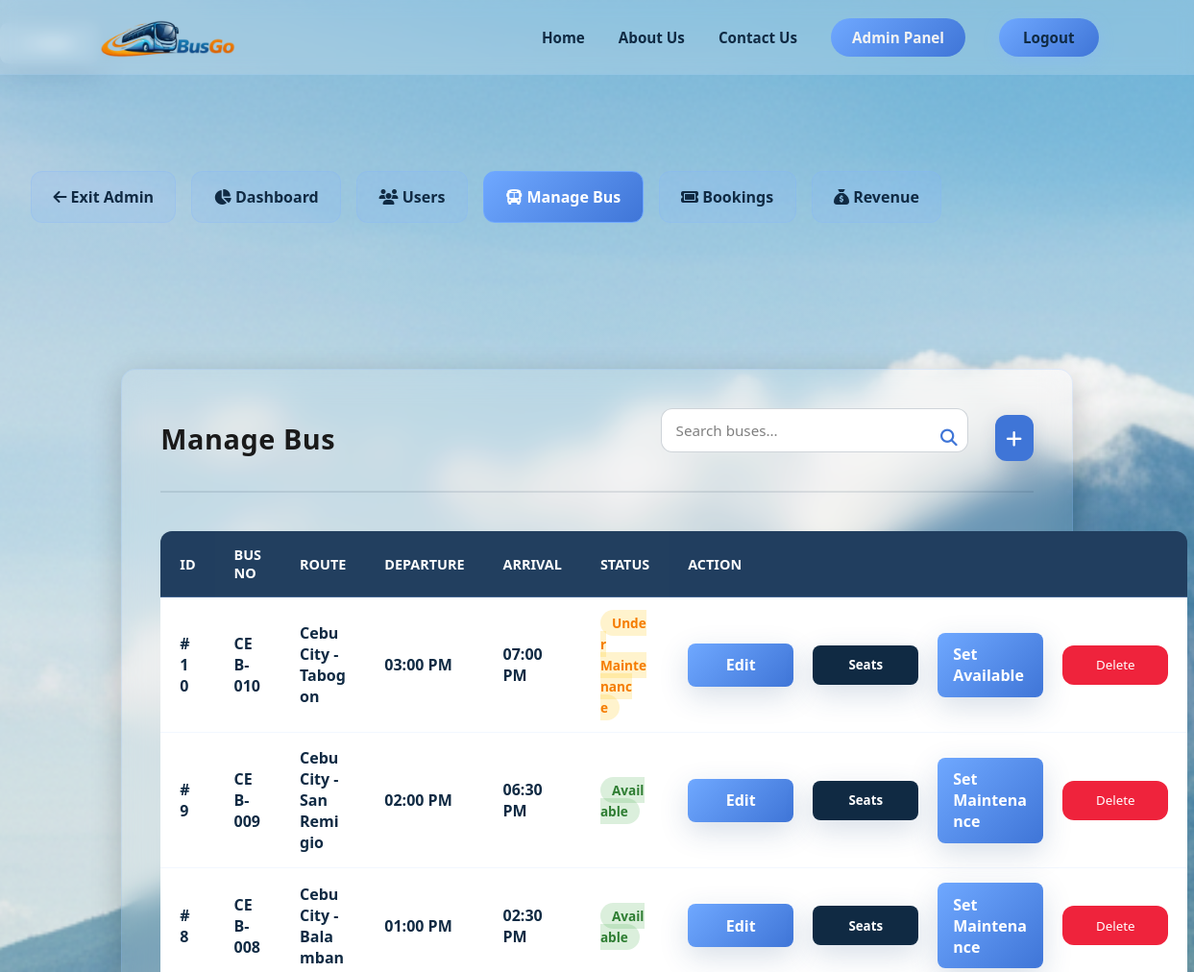
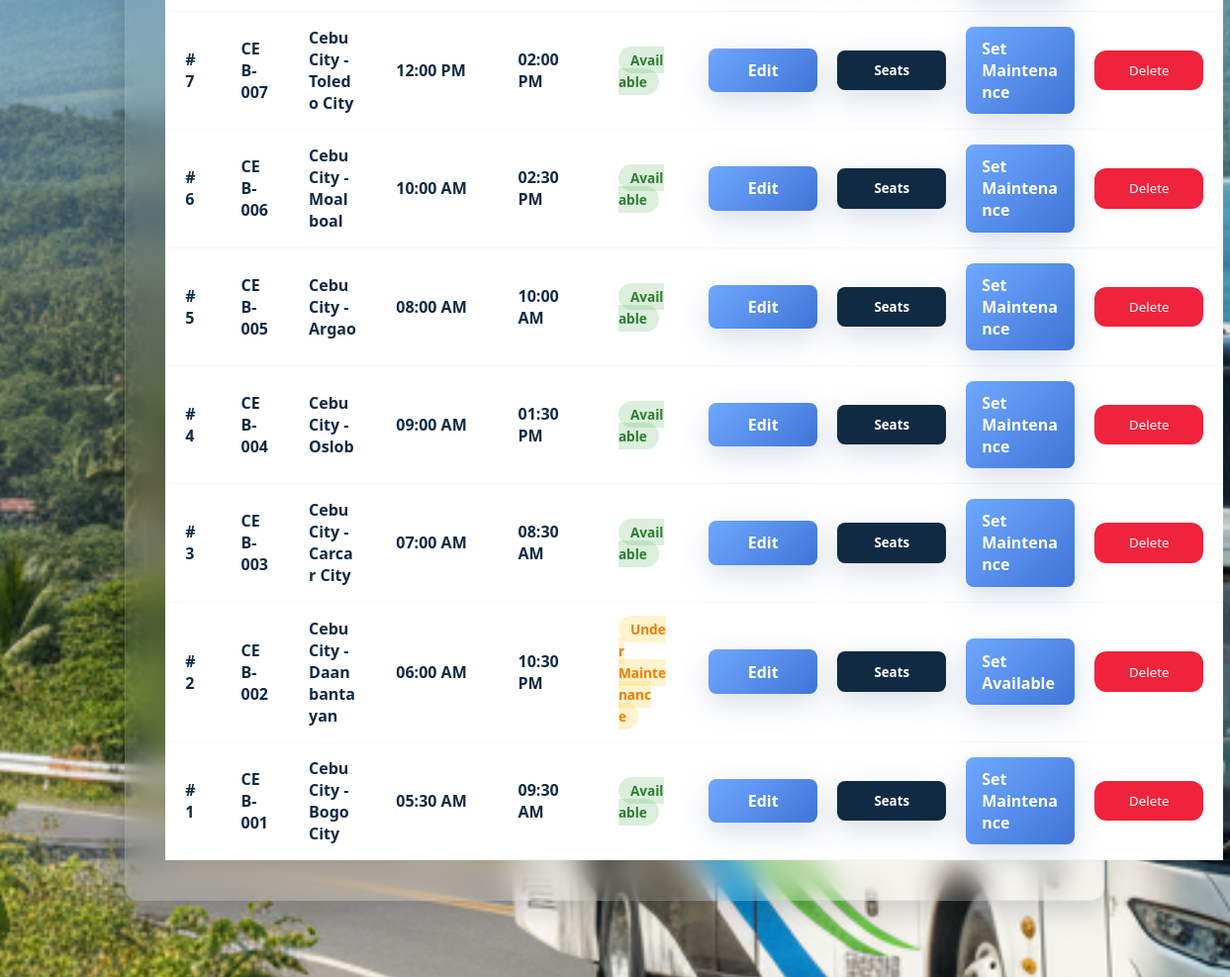
The app's page /admin/buses (signed in, upper part), older data (2 pictures, top to bottom).
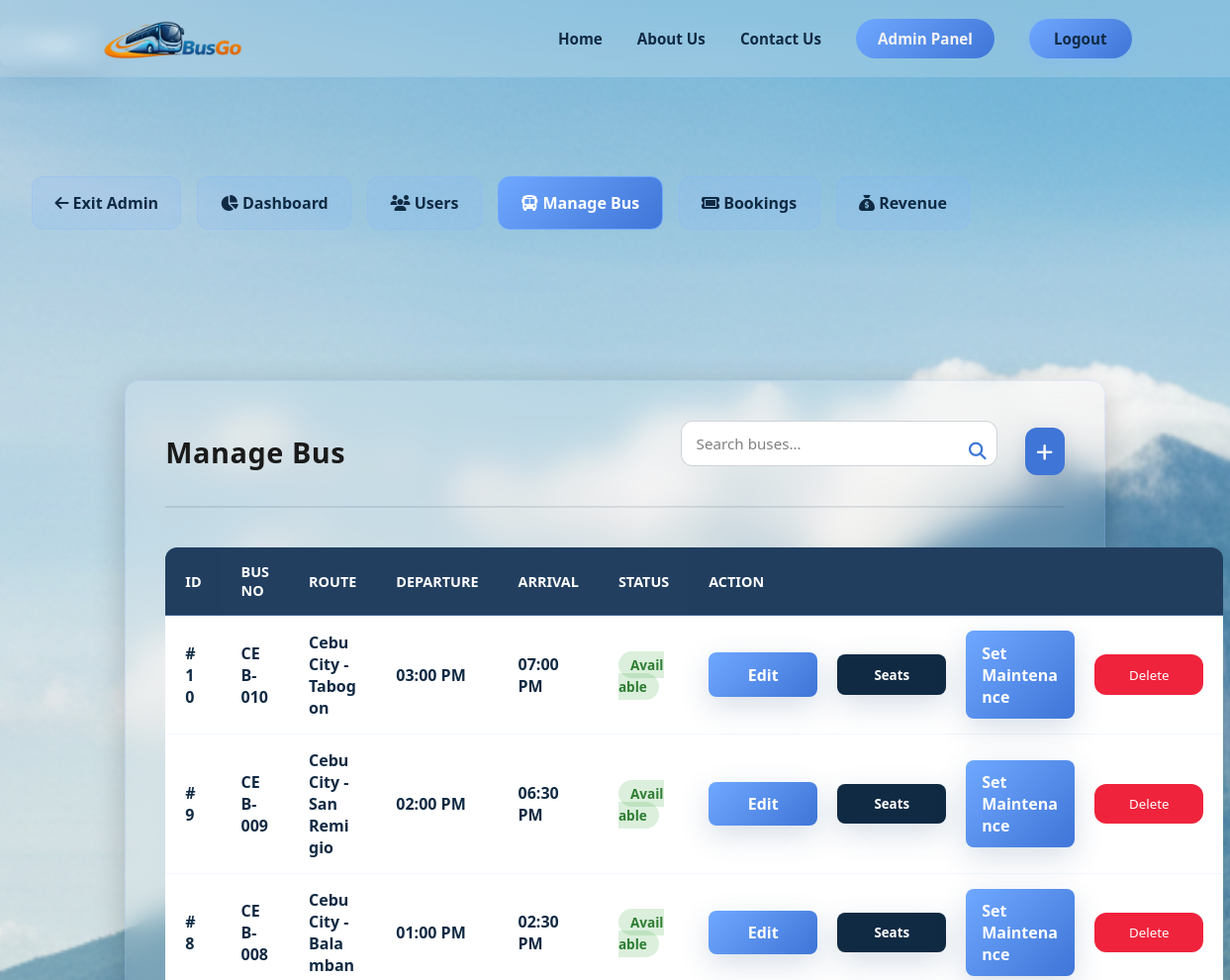
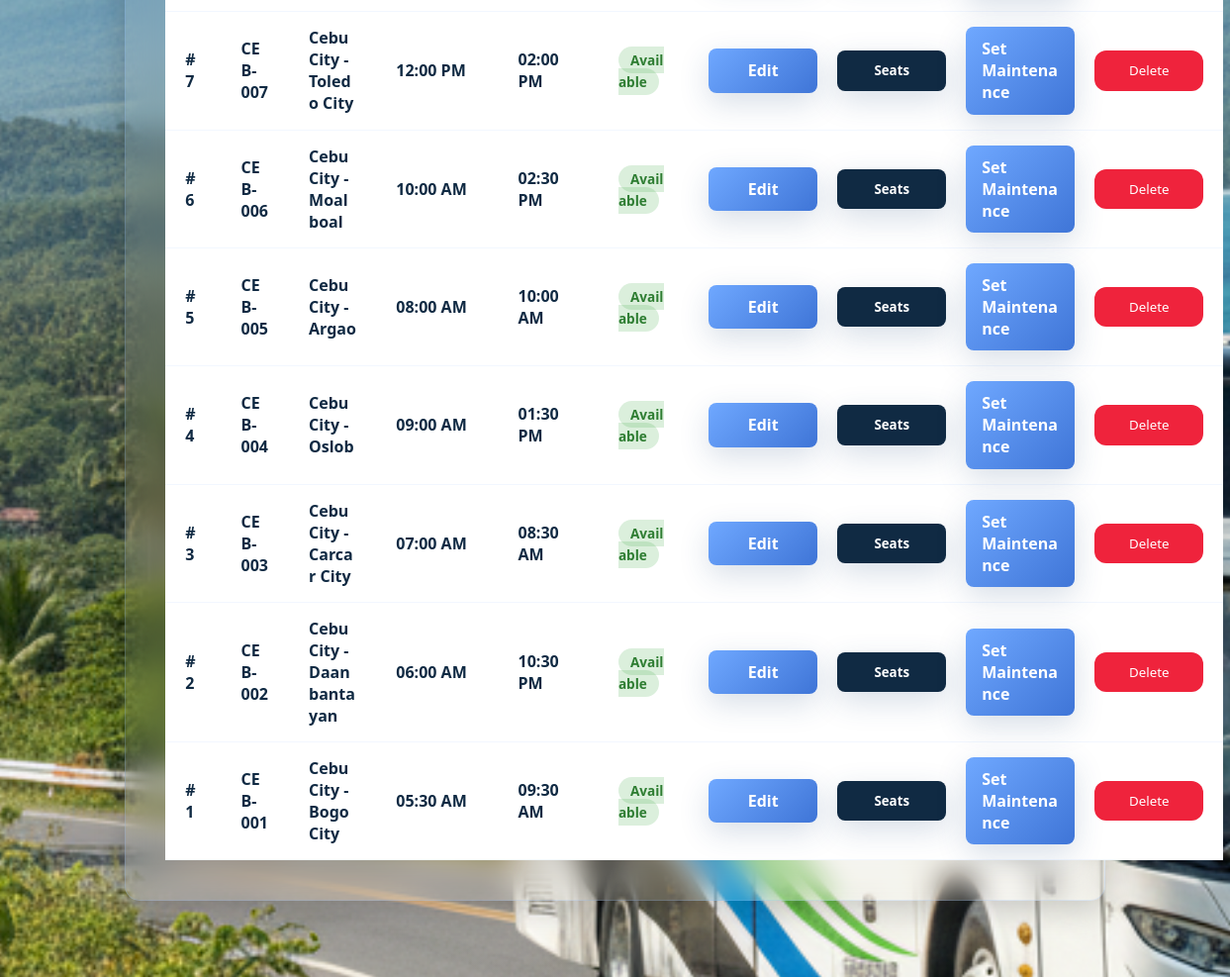
The same page, newer data (2 pictures, top to bottom).
### tables this page shows
CREATE TABLE buses (
            id INTEGER PRIMARY KEY AUTOINCREMENT,
            bus_no TEXT UNIQUE NOT NULL,
            capacity INTEGER DEFAULT 52,
            status TEXT DEFAULT 'available',
            created_at TEXT DEFAULT CURRENT_TIMESTAMP,
            updated_at TEXT DEFAULT CURRENT_TIMESTAMP
        );

### app.py (the view, shortened to what this page needs)
@app.route("/admin/buses", methods=["GET", "POST"])
def admin_buses():
    if "user_id" not in session or session.get("role") != "admin":
        return redirect(url_for("home"))
    conn = get_db_connection()
    edit_bus = None
    edit_id = request.args.get("edit_id")
    buses = conn.execute("""
        SELECT b.id, b.bus_no, b.status,
               r.origin || ' - ' || r.destination AS route,
               t.id AS trip_id,
               t.departure, t.arrival
        FROM buses b
        JOIN trips t ON t.bus_id = b.id
        JOIN routes r ON r.id = t.route_id
        ORDER BY b.id DESC
    """).fetchall()
    today_date = datetime.date.today().isoformat()
    conn.close()
    return render_template("admin_buses.html", buses=buses, edit_bus=edit_bus, today_date=today_date)

### app.py (called while the page is built)
def get_db_connection():
    conn = sqlite3.connect(DATABASE)
    conn.row_factory = sqlite3.Row
    return conn

@app.context_processor
def inject_user_info():
    return dict(
        user_role=session.get("role"),
        user_name=session.get("fullname")
    )

### templates/admin_buses.html (shortened to what the changed rows need)
{% extends "base.html" %}
{% block content %}
<div class="admin-wrapper">
    <div class="admin-content">
        <main class="schedule-main">
            <div class="schedule-container glass-card bus-management-card" style="width: 100%; max-width: 100%; padding: 2.5rem;">
                <header class="content-header" style="display: flex; justify-content: space-between; align-items: center; margin-bottom: 2.5rem; width: 100%; border-bottom: 2px solid rgba(16, 42, 67, 0.1); padding-bottom: 1.5rem;">
                    <h2 class="section-heading" style="margin: 0; color: var(--dark-text); font-size: 1.8rem; font-weight: 800;">Manage Bus</h2>
                </header>
                <table class="admin-table admin-buses-table">
                    <thead style="background: var(--dark-text);">
                        <tr>
                            <th style="color: white; border-radius: 12px 0 0 0;">ID</th>
                            <th style="color: white;">Bus No</th>
                            <th style="color: white;">Route</th>
                            <th style="color: white;">Departure</th>
                            <th style="color: white;">Arrival</th>
                            <th style="color: white;">Status</th>
                            <th style="color: white; border-radius: 0 12px 0 0;">Action</th>
                        </tr>
                    </thead>
                    <tbody style="background: white;">
                        {% for bus in buses %}
                        <tr style="border-bottom: 1px solid rgba(16,42,67,0.1);">
                            <td style="color: var(--dark-text); font-weight: 700;">#{{ bus.id }}</td>
                            <td style="color: var(--dark-text); font-weight: 700;">{{ bus.bus_no }}</td>
                            <td style="color: var(--dark-text);">{{ bus.route }}</td>
                            <td style="color: var(--dark-text);">{{ bus.departure }}</td>
                            <td style="color: var(--dark-text);">{{ bus.arrival }}</td>
                            <td>
                                <span style="padding: 4px 12px; border-radius: 20px; font-size: 0.85rem; font-weight: 600;
                                    {% if bus.status == 'available' %}
                                        background: rgba(76, 175, 80, 0.2); color: #2e7d32;
                                    {% elif bus.status == 'under_maintenance' %}
                                        background: rgba(255, 193, 7, 0.2); color: #f57c00;
                                    {% elif bus.status == 'fully_booked' %}
                                        background: rgba(244, 67, 54, 0.2); color: #c62828;
                                    {% else %}
                                        background: rgba(16, 42, 67, 0.1); color: var(--dark-text);
                                    {% endif %}
                                ">
                                    {{ 'Available' if bus.status == 'available' else 'Under Maintenance' if bus.status == 'under_maintenance' else 'Fully Booked' if bus.status == 'fully_booked' else bus.status|capitalize }}
                                </span>
                            </td>
                            <td>
                                <div class="admin-action-group">
                                    <a href="{{ url_for('admin_buses', edit_id=bus.id) }}" class="auth-btn action-btn" style="text-decoration: none; margin-right: 0.5rem; padding: 0.7rem 1rem;">Edit</a>
                                    <button class="book-now-btn action-btn manage-seats-btn" data-trip-id="{{ bus.trip_id }}" data-bus-no="{{ bus.bus_no }}" style="text-decoration: none; margin-right: 0.5rem; padding: 0.7rem 1rem; background: var(--dark-text); border: none; color: white;">Seats</button>
                                    <a href="{{ url_for('toggle_bus_status', bus_id=bus.id) }}" class="book-now-btn action-btn" style="text-decoration: none; margin-right: 0.5rem; padding: 0.7rem 1rem;">{{ 'Set Available' if bus.status == 'under_maintenance' else 'Set Maintenance' }}</a>
                                    <button class="delete-bus-btn action-btn" data-bus-id="{{ bus.id }}" data-bus-number="{{ bus.bus_no }}" style="text-decoration: none; padding: 0.7rem 1rem; background: #ef233c; color: white; border: none; border-radius: 12px; cursor: pointer;">
                                        Delete
                                    </button>
                                </div>
                            </td>
                        </tr>
                        {% endfor %}
                    </tbody>
                </table>
            </div>
        </main>
    </div>
</div>
{% endblock %}

Row changes from the older to the newer data that the page shows:
changed buses (number 1 of 10 on the later page): status "Under Maintenance" → "Available"; status "Set Available" → "Set Maintenance"
changed buses (number 9 of 10 on the later page): status "Under Maintenance" → "Available"; status "Set Available" → "Set Maintenance"
